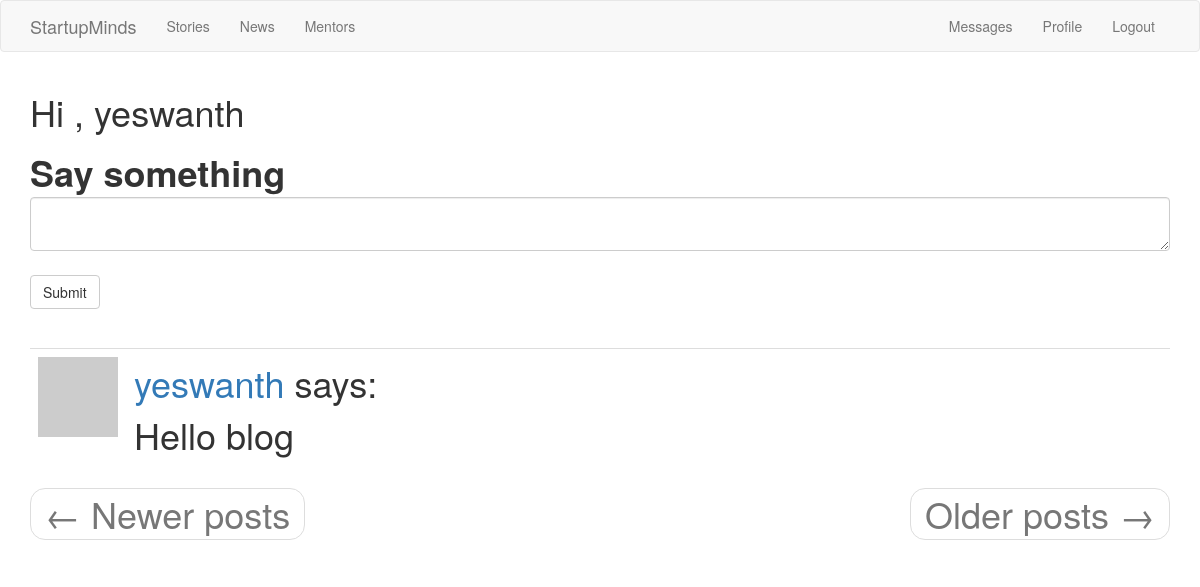
The page /home/ (signed in) on the database its author committed.
### app/models.py (models this page shows, shortened)
class User( UserMixin, db.Model):
	__tablename__ = 'user'
	user_id = db.Column(db.Integer , primary_key=True)
	username = db.Column(db.String(64) ,index=True , unique=True)
	email = db.Column(db.String(64) , index=True , unique=True)
	password_hash = db.Column(db.String(200))
	about_me = db.Column(db.String(200))
	last_seen = db.Column(db.DateTime , default=datetime.utcnow)
	user_category = db.Column(db.String(50) ,default=None)
	sector = db.Column(db.String(50) , default=None)
	posts = db.relationship('Post' , backref='author' , lazy='dynamic')
	stories = db.relationship('Stories' , backref='author' , lazy='dynamic')
	messages_sent = db.relationship('Message' , backref='author', foreign_keys='Message.sender_id' ,lazy='dynamic')
	messages_recieved = db.relationship('Message' , backref='recipient' ,foreign_keys='Message.recipient_id' , lazy='dynamic')
	last_message_read_time = db.Column(db.DateTime)
	followed = db.relationship(
	'User', secondary=followers,
	primaryjoin=(followers.c.follower_id == user_id),
	secondaryjoin=(followers.c.followed_id == user_id),
	backref=db.backref('followers', lazy='dynamic'), lazy='dynamic')
	def avatar(self, size):
		digest = md5(self.email.lower().encode('utf-8')).hexdigest()
		return 'https://www.gravatar.com/avatar/{}?d=identicon&s={}'.format(digest, size)
	def followed_posts(self):
		followed =  Post.query.join(
			followers,(followers.c.followed_id == Post.user_id)).filter(
			followers.c.follower_id == self.user_id)
		own = Post.query.filter_by( user_id = self.user_id)
		return followed.union(own).order_by(Post.timeStamp.desc())

class Post(db.Model):
	__tablename__ = 'post'
	Post_id = db.Column( db.Integer, primary_key=True)
	body = db.Column(db.String(200))
	timeStamp = db.Column(db.DateTime , index=True , default=datetime.utcnow)
	user_id = db.Column(db.Integer , db.ForeignKey('user.user_id'))

### app/views.py (the view)
@app.route('/' , methods=['GET' , 'POST'])
@app.route('/home/' , methods=['GET' , 'POST'])
@login_required
def home():
	form = PostForm()
	if form.validate_on_submit() :
		post = Post(body=form.post.data , author=current_user)
		db.session.add(post)
		db.session.commit()
		flash('your post is on live')
		return redirect(url_for('home'))
	page = request.args.get('page', 1, type=int )
	posts = current_user.followed_posts().paginate( page, app.config['POSTS_PER_PAGE'],False)
	if posts.has_next :
		next_url = url_for('home' , page=posts.next_num)
	else :
		next_url = None
	if posts.has_prev :
		prev_url = url_for('home' , page=posts.prev_num)
	else :
		prev_url = None
	return render_template('home.html' , posts=posts.items, form=form, title='home' , next_url=next_url , prev_url=prev_url)

### app/forms.py
class PostForm(FlaskForm):
	post = TextAreaField('Say something', validators=[
		DataRequired(), Length(min=1, max=5000)])
	submit = SubmitField('Submit')

### app/models.py (called while the page is built)
@login.user_loader
def user_loader(user_id):
	return User.query.get(int(user_id))

### app/views.py (called while the page is built)
@app.before_request
def before_request():
	if current_user.is_authenticated:
		current_user.last_seen = datetime.utcnow()
		db.session.commit()

### app/templates/home.html
{% extends "theme.html"%}
{%import "bootstrap/wtf.html" as wtf%}
{% block app_content%}
	<h1>Hi , {{current_user.username}}<h1>
	{%if form %}
		{{wtf.quick_form(form)}}<br>
	{% endif %}
	{%for post in posts %}
		{% include '_post.html' %}
	{%endfor%}
	<nav aria-label="...">
        <ul class="pager">
            <li class="previous{% if not prev_url %} disabled{% endif %}">
                <a href="{{ prev_url or '#' }}">
                    <span aria-hidden="true">&larr;</span> Newer posts
                </a>
            </li>
            <li class="next{% if not next_url %} disabled{% endif %}">
                <a href="{{ next_url or '#' }}">
                    Older posts <span aria-hidden="true">&rarr;</span>
                </a>
            </li>
        </ul>
    </nav>
{% endblock %}

### app/templates/_post.html
    <table class="table table-hover">
        <tr>
            <td width="70px">
                <a href="{{ url_for('user', username=post.author.username) }}">
                    <img src="{{ post.author.avatar(70) }}" />
                </a>
            </td>
            <td>
                <a href="{{ url_for('user', username=post.author.username) }}">
                    {{ post.author.username }}
                </a>
                says:
                <br>
                {{ post.body }}
            </td>
        </tr>
    </table>

### rows shown on the page
User: username "yeswanth"
Post: author.username "yeswanth", body "Hello blog"
